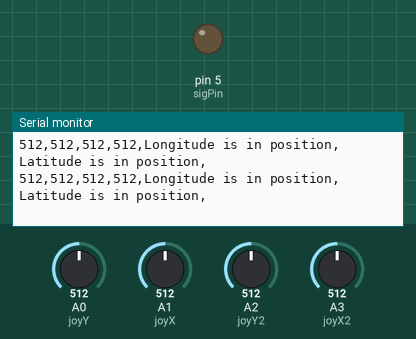
Simulated run of this sketch. Board: Arduino Uno, built with avr-gcc and run on an emulated ATmega328P. On the bench: output pins drawn as LEDs (lit = HIGH), the last lines printed to the serial monitor. The test bench sets the inputs (shaded band); at power-on: A0 (joyY) = 512, A1 (joyX) = 512, A2 (joyY2) = 512, A3 (joyX2) = 512.

Above: at 1.2 s.
1.3 s: A0 (joyY) set to 524
At 2.4 s:
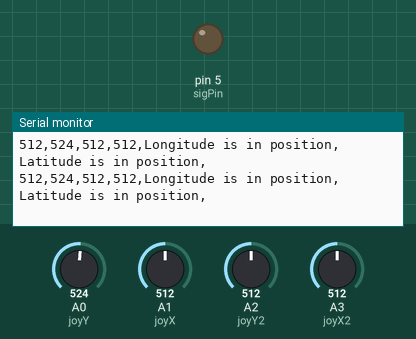
2.8 s: A0 (joyY) set to 544
At 3.4 s:
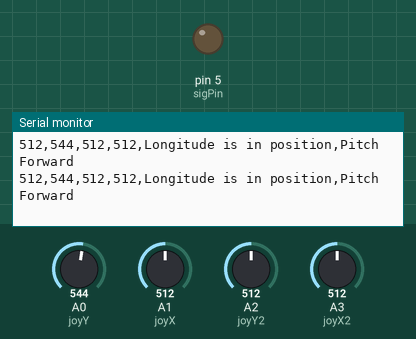
4.7 s: A1 (joyX) set to 549
At 5.3 s:
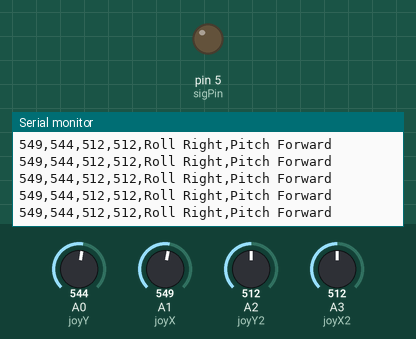
6.6 s: A2 (joyY2) set to 531
At 7.4 s:
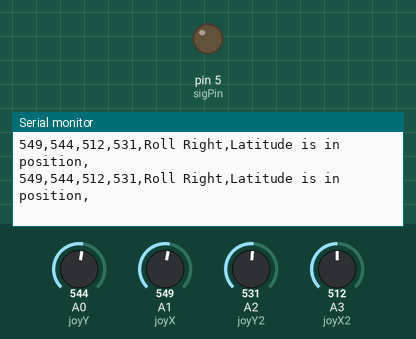

The sketch:

Proof_of_concept.ino
```cpp
#include <Wire.h>
#include <SPI.h>
#include <Adafruit_Sensor.h>
#include <Adafruit_BMP3XX.h>
#include <RH_ASK.h>
#include <SoftwareSerial.h>
#include <TinyGPS++.h>
#include <SPI.h>
//#include <nRF24L01.h>
//#include <RF24.h>
#define chanel_number 8  //set the number of chanels
#define default_servo_value 1500  //set the default servo value
#define PPM_FrLen 22500  //set the PPM frame length in microseconds (1ms = 1000µs)
#define PPM_PulseLen 300  //set the pulse length
#define onState 1  //set polarity of the pulses: 1 is positive, 0 is negative
#define sigPin 5  //set PPM signal output pin on the arduino
/*this array holds the servo values for the ppm signal5555555555555555555555555555555555555555555555555
 change theese values in your code (usually servo values move between 1000 and 2000)*/
int ppm[chanel_number];
bool begin = true;
bool armed = true;
int armPin = 8;
TinyGPSPlus gps; // create gps object

boolean button_state = 0;
int led_pin = 3;
String lat = "11.111",lon = "11.111"; // create variable for latitude and longitude object
SoftwareSerial ss(6,4);//rx,tx
RH_ASK radio(2000,6,8);
int droneAlt, objectLat, droneHeading,objectLong, objectAlt;
int offset = 0; //so drone doesn't crash into object
int distX, distY, distZ;
double truedist = 0.0;
static int homeLat,droneLat, homeLong, droneLong, homeAlt;
String directions = "";


int yawChannel = 3;
int changeYawValue = 15;
int pitchChannel = 1;
int changePitchValue = 20;
int throttleChannel = 0;
int ChangeThrottleValue = 60;
int rollChannel = 2;
int changeRollValue = changePitchValue;
int defaultPPMvalue = 1496;
const int numChannels = 8;


#define BMP_SCK 13
#define BMP_MISO 12
#define BMP_MOSI 11
#define BMP_CS 10

#define SEALEVELPRESSURE_HPA (1013.25)

Adafruit_BMP3XX bmp;


int joyX = A1; // analog pin used to connect the X - axis of Joystick
int joyY = A0; // analog pin used to connect the Y - axis of Joystick
int X,Y;
int joyX2 = A3; // analog pin used to connect the X - axis of Joystick
int joyY2 = A2; // analog pin used to connect the Y - axis of Joystick
int X2,Y2;


void setup() {
  pinMode(sigPin, OUTPUT);
  digitalWrite(sigPin, !onState);  //set the PPM signal pin to the default state (off)
  pinMode(joyX, INPUT);
  pinMode(joyY, INPUT);

  pinMode(joyX2, INPUT);
  pinMode(joyY2, INPUT);

  Serial.begin(115200);

//radio.begin();
//radio.openReadingPipe(0, address);   //Setting the address at which we will receive the data
//radio.setPALevel(RF24_PA_MIN);       //You can set this as minimum or maximum depending on the distance between the transmitter and receiver.
//radio.startListening();              //This sets the module as receiver
//char text[32] = "";

}

void loop(){
  delay(20);
    update("drone");
    directions = "";
    int errorRange = 20;
//    faceDirection(0.0); //face north
    if(distX < errorRange*-1){ //adjust roll
      rollRight();
      directions+= "Roll Left,";
//      Serial.println("roll right");
    }else if(distX > errorRange){
      directions += "Roll Right,";
      rollLeft();
//      Serial.println("roll left");
    }else{
      directions += "Longitude is in position,";
//      Serial.println("X is in the right position");
      ppm[rollChannel] = defaultPPMvalue;
    }

    if(distY > errorRange){ //adjust Pitch
      directions += "Pitch Forward";
      pitchForward();
//      Serial.println("forward");
    }else if(distY < errorRange*-1){
      pitchBackward();
      directions += "Pitch Backwards";
//      Serial.println("backward");
    }else{
      directions += "Latitude is in position,";
//      Serial.println("Y is in the right position");
      ppm[pitchChannel] = defaultPPMvalue;
    }

    if(distZ > 0){ //adjust Throttle
      throttleUp();
//      Serial.println("Up");
    }else if(distZ < 0){
      throttleDown;
      }else if(distZ == 0){
//        Serial.println("Down");
//      Serial.println("Z is in the right position");
    }
//    Serial.println("\n");

String out;
out += droneLat;
out += ",";
out += droneLong;
out += ",";
out += objectLat;
out += ",";
out += objectLong;
out += ",";
out += directions;
Serial.println(out);

  }
int getLat(String object){
  if(object == "drone"){
  return analogRead(joyX);
  }else return analogRead(joyX2);
}
int getLong(String object){
  if(object == "drone"){
    return analogRead(joyY);
  }
  else return analogRead(joyY2);
}
int getAlt(String object){
  if(object == "drone"){
    return 15;
  }else return 15;
  if (gps.location.isValid())
  {
    return 111;
  }

}
int getBearing(){
  return 0;
  return gps.course.deg();
}
int getDist(String plane){
  if(plane == "X"){
//    Serial.print("xxx");
//    Serial.print(droneLat);
//    Serial.print("   ");
//    Serial.println(objectLat);
    return int(droneLat - objectLat); //change to object Lat for movement
  }else if(plane == "Y"){
    return int(droneLong - objectLong); //change to object for movement
  }else if(plane == "Z"){
    return int(droneAlt - objectAlt); //change to object alt
  }

} //X,Y,or Z
//bool checkDistdirection(){}

void update(String drone){
  droneLat = getLat("drone");
  droneLong = getLong("drone");
  droneAlt = getAlt("drone");
  droneHeading = getBearing();
  updateObjectInfo();
  distX = getDist("X");
  distY = getDist("Y");
  distZ = getDist("Z");
//  Serial.print("Lat ");
//  Serial.println(distX);
//  Serial.print("Long ");
//  Serial.println(distY);

}
void rollRight(){
  ppm[rollChannel] = defaultPPMvalue + changeRollValue;
}
void rollLeft(){
  ppm[rollChannel] = defaultPPMvalue - changeRollValue;
}
void pitchBackward(){
  ppm[pitchChannel] = defaultPPMvalue + changePitchValue;
}
void pitchForward(){
  ppm[pitchChannel] = defaultPPMvalue - changePitchValue;
}
void throttleDown(){
  ppm[throttleChannel] -= ChangeThrottleValue;
}
void throttleUp(){
  ppm[throttleChannel] += ChangeThrottleValue;
}
void yawLeft(){
  ppm[yawChannel] = defaultPPMvalue + changeYawValue;
}
void yawRight(){
  ppm[yawChannel] = defaultPPMvalue - changeYawValue;
}
void faceDirection( double angle){ //turns drone to desired heading
  while(droneHeading != angle){
    if(droneHeading > angle){
      yawLeft();
    }else if(droneHeading < angle){
      yawRight();
    }
  }
  ppm[yawChannel] = defaultPPMvalue;

}

void updateObjectInfo(){
  objectLat = getLat("object");
  objectLong = getLong("object");
  objectAlt = getAlt("object");

  }
```

Measured:
- the behaviour switches between 532 and 533 on A0 (joyY) (found by bisection; images 1 and 2)
- the behaviour switches between 532 and 533 on A1 (joyX) (found by bisection; images 2 and 3)
- the behaviour switches between 523 and 524 on A2 (joyY2) (found by bisection; images 3 and 4)
- after the input at 1.3 s, the serial monitor: prints a new line at once (image 1)
- after the input at 2.8 s, the serial monitor: prints a new line at once (image 2)
- after the input at 4.7 s, the serial monitor: prints a new line at once (image 3)
- after the input at 6.6 s, the serial monitor: prints a new line at once (image 4)
